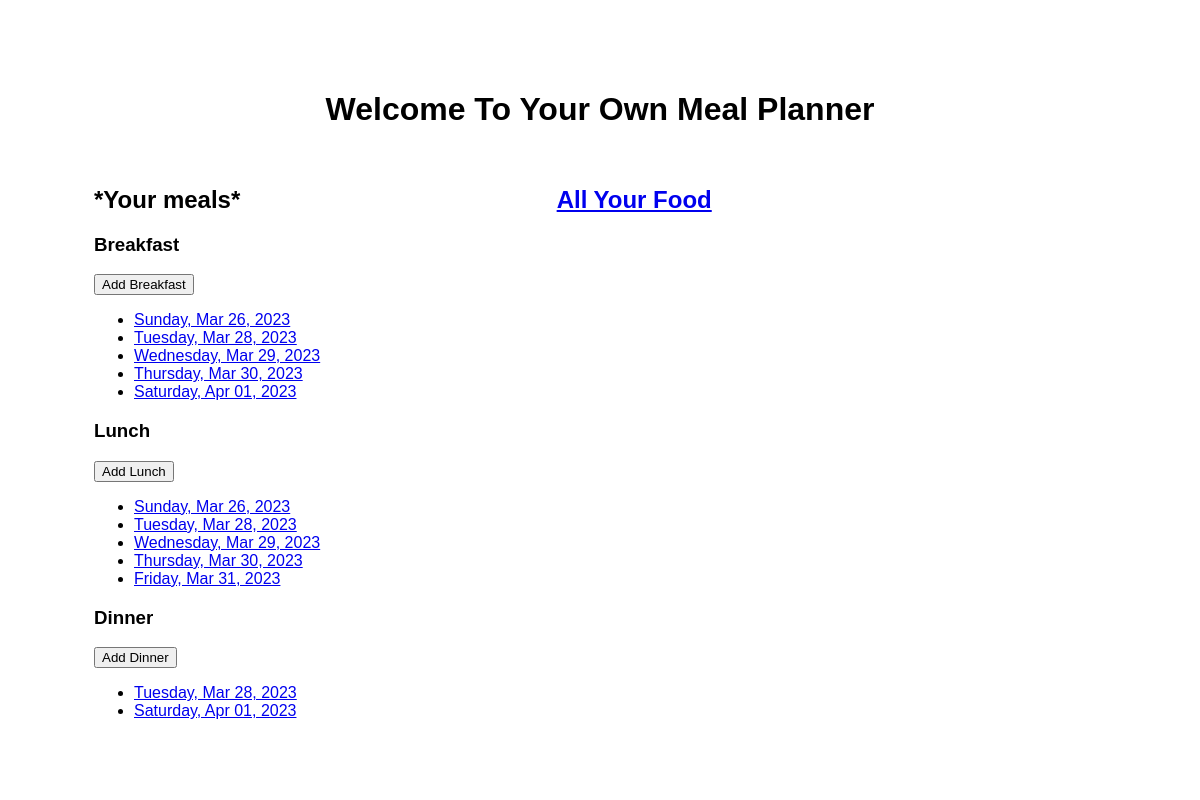
/, run on an earlier commit of the app's database.
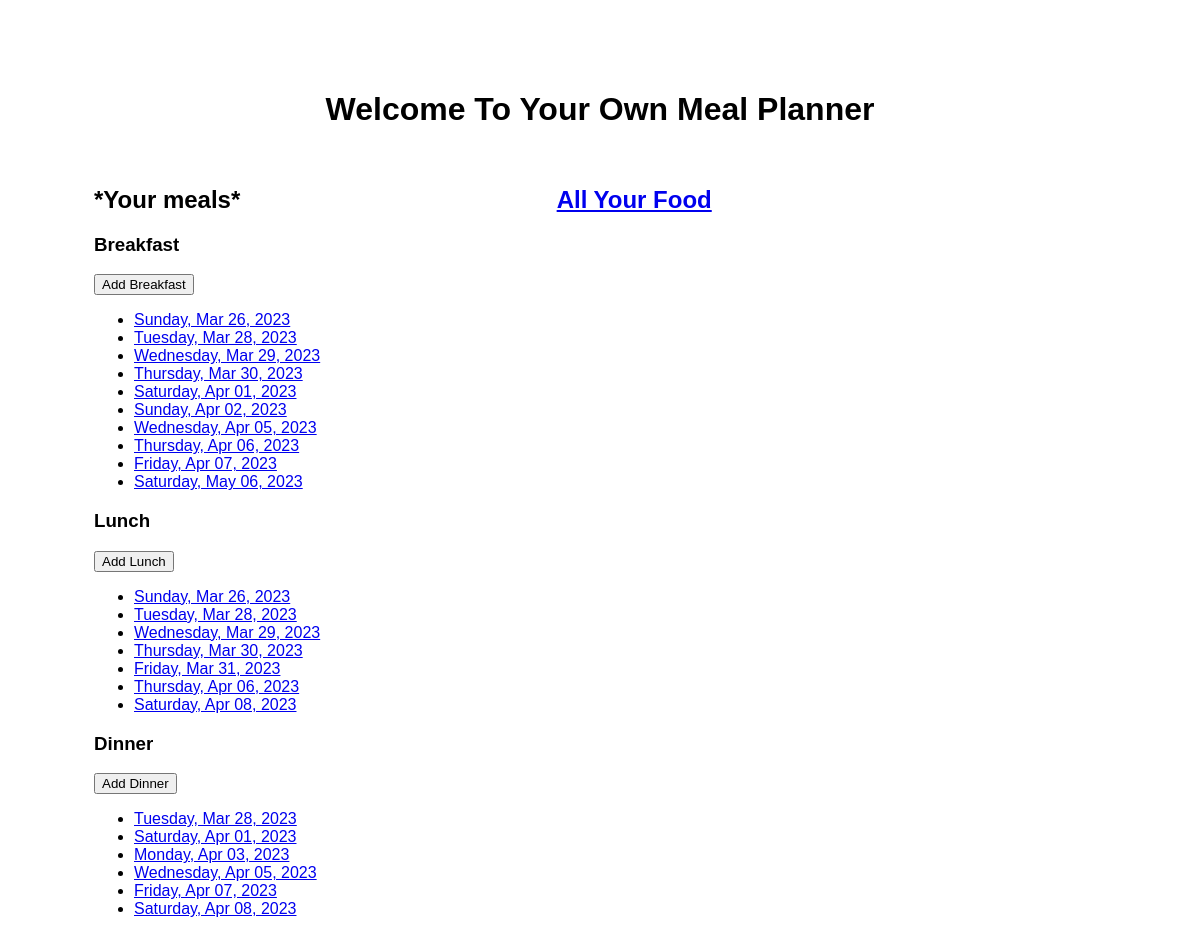
And on a later commit of the database.
### meals/models.py (models this page shows, shortened)
class Breakfast(models.Model):
    meal = models.ManyToManyField(Food)
    date = models.DateField(unique=True)

class Lunch(models.Model):
    meal = models.ManyToManyField(Food)
    date = models.DateField(unique=True)

class Dinner(models.Model):
    meal = models.ManyToManyField(Food)
    date = models.DateField(unique=True)

### website/views.py (the view)
# urls.py: path('', welcome, name='welcome'),
def welcome(request):
    return render(request, "website/welcome.html",
                  {"breakfast": Breakfast.objects.order_by('date'),
                   "lunch": Lunch.objects.order_by('date'),
                   "dinner": Dinner.objects.order_by('date')})

### website/templates/website/welcome.html (shortened to what this page needs)
{% extends "base.html" %}
{% block content %}
<div class="mytext">
    <h1>Welcome To Your Own Meal Planner</h1>
<div class ="child left">
    <h2>*Your meals*</h2>
    <h3>Breakfast</h3>
    <button onclick="window.location.href='{% url 'new_breakfast' %}';">
      Add Breakfast
    </button>
        <ul>
            {% for b in breakfast %}
            <li>
                <a href="{% url 'breakfast' b.id %}">
                 {{ b.date|date:'l, M d, Y' }}
                </a>
            </li>
            {% endfor %}
        </ul>
    <h3>Lunch</h3>
    <button onclick="window.location.href='{% url 'new_lunch' %}';">
      Add Lunch
    </button>
        <ul>
            {% for l in lunch %}
            <li>
                <a href="{% url 'lunch' l.id %}">
                {{ l.date|date:'l, M d, Y' }}
                </a>
            </li>
            {% endfor %}
        </ul>
    <h3>Dinner</h3>
    <button onclick="window.location.href='{% url 'new_dinner' %}';">
      Add Dinner
    </button>
        <ul>
            {% for d in dinner %}
            <li>
                <a href="{% url 'dinner' d.id %}">
                {{ d.date|date:'l, M d, Y' }}
                </a>
            </li>
            {% endfor %}
        </ul>
</div>
<div class="child right">
    <h2>
        <a href="{% url 'all_food' %}">
        All Your Food
        </a>
    </h2>
</div>
</div>
{% endblock %}

### website/templates/base.html (shortened to what this page needs)
{% load static %}
<!DOCTYPE html>
<html lang="en">
<head>
    <link rel="stylesheet" href="{% static 'website/website_style.css' %}">
</head>
<body>
  {% block content %}
  {% endblock%}
</body>
</html>

### website/static/website/website_style.css (style rules this page uses)
body { font-family: sans-serif; color: black; background-image: url("food.jpg"); font-family: Comic Sans MS"; }
h1 { text-align: center; }
.mytext { background-color: rgba(255, 255, 255, 0.8); background-size: 100% 100%; margin: 50px; padding: 20px; }
.child { display: inline-block; padding: 1rem 1rem; }
.left { vertical-align: top; margin-right: 200px }

What changed in the data, as far as the page shows it:
added Breakfast: date "Sunday, Apr 02, 2023"
added Breakfast: date "Wednesday, Apr 05, 2023"
added Breakfast: date "Thursday, Apr 06, 2023"
added Breakfast: date "Friday, Apr 07, 2023"
added Breakfast: date "Saturday, May 06, 2023"
added Lunch: date "Thursday, Apr 06, 2023"
added Lunch: date "Saturday, Apr 08, 2023"
added Dinner: date "Monday, Apr 03, 2023"
added Dinner: date "Wednesday, Apr 05, 2023"
added Dinner: date "Friday, Apr 07, 2023"
added Dinner: date "Saturday, Apr 08, 2023"
